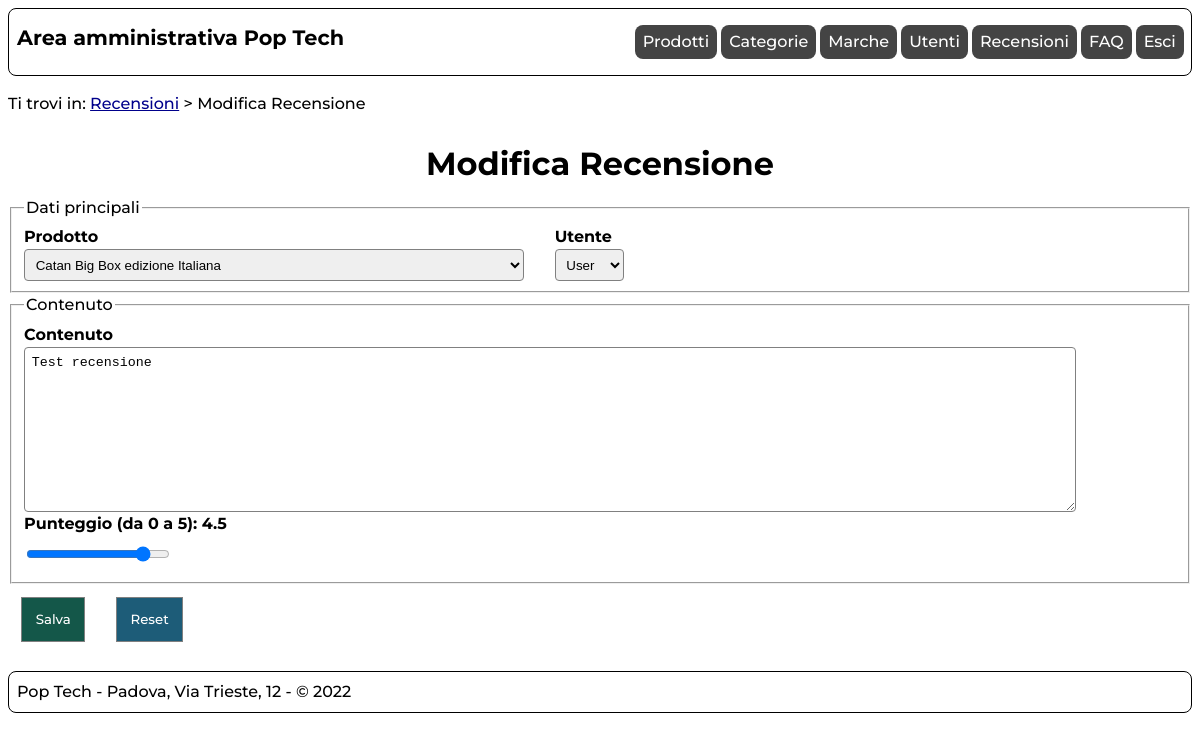
Page /admin/recensione.php?id=1 (signed in) on the earlier database version.
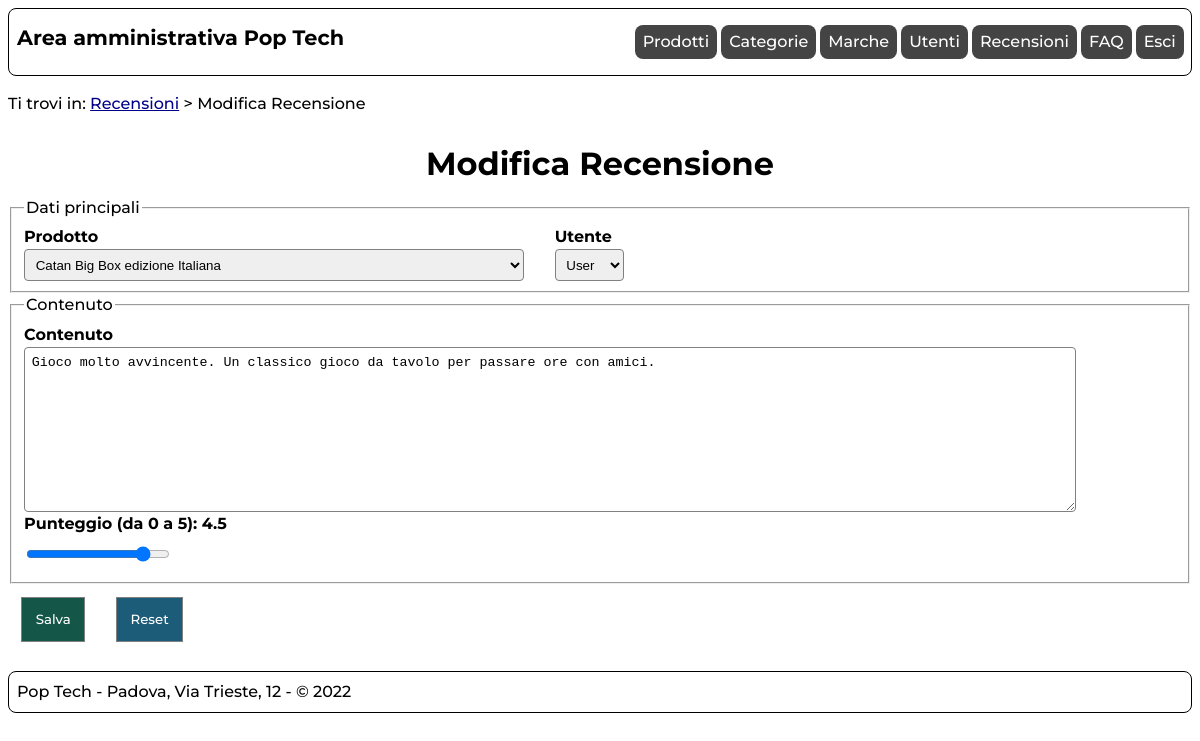
Same page on the later database version.
### tables this page shows
CREATE TABLE `recensione` (
  `ID` int(11) UNSIGNED NOT NULL,
  `prodotto` int(10) UNSIGNED NOT NULL,
  `utente` int(10) UNSIGNED NOT NULL,
  `contenuto` text,
  `punteggio` decimal(2,1) UNSIGNED NOT NULL DEFAULT '0.0'
);

### includes/connection.php (called while the page is built, shortened)
<?php
class DBAccess{
    private $connection;
    public function open_connection(){
        $this->connection = mysqli_connect(DBAccess::HOST_DB, DBAccess::USERNAME, DBAccess::PASSWORD, DBAccess::DATABASE_NAME);
        if(mysqli_connect_errno()) {
            echo "Errore di connessione al database: " . mysqli_connect_error();
            return false;
        }
        else{
            return true;
        }
    }
    public function exec_select_query($query){
        $res = mysqli_query($this->connection, $query) or die("Errore DB: ".mysqli_error($this->connection));
        if(mysqli_num_rows($res)==0){
            return array();
        }else{
            $resArray = array();
            while($row = mysqli_fetch_assoc($res)){
                array_push($resArray,$row);
            }
            return $resArray;
        }
    }
}
?>

### includes/utilities.php (called while the page is built, shortened)
<?php
require_once('connection.php');
function parse_lang(String $string, bool $delete=false){
    if($delete){
        $replaceStart = '';
        $replaceEnd = '';
    }else{
        $replaceStart = '<span lang="${2}">';
        $replaceEnd = '</span>';
    }
    $string = preg_replace('/\[\/.{2}\]/', $replaceEnd, $string);
    $string = preg_replace('/(\[)([a-z]{2})(\])/', $replaceStart, $string);
    return $string;
}
function sanitize($input, $allowed_tags) {
    $input = strip_tags($input, $allowed_tags);
    if(!$allowed_tags)
        $input = htmlentities($input, ENT_QUOTES, 'UTF-8');
    $input = stripslashes($input);
    $input = trim($input);
    return $input;
}
function get_admin_menu(){
    $menu = '<ul>';
    $links = ["index.php","categorie.php","marche.php","utenti.php","recensioni.php","faqs.php"];
    $names = ["Prodotti","Categorie","Marche","Utenti","Recensioni","FAQ"];
    $langs = ["","","","","","en"];
    $nLinks = count($links);
    $strToRemove = "/poptech/admin/";
    $currentPage = str_replace($strToRemove,"",$_SERVER['REQUEST_URI']);
    for($i=0;$i<$nLinks;$i++){
        if($currentPage==$links[$i] || ($currentPage=='' && $links[$i]=='index.php') ){
            $menu .= '<li id="currentLink" '.(($langs[$i])?'lang="'.$langs[$i].'"':'').'>'.$names[$i].'</li>';
        }else{
            $menu .= '<li><a href="'.$links[$i].'" '.(($langs[$i])?'lang="'.$langs[$i].'"':'').'>'.$names[$i].'</a></li>';
        }
    }
    if(isLoggedIn(true)){
        $menu .= '<li><a href="logout.php" class="button">Esci</a></li>';
    }else{
        $menu = '<ul><li><a href="login.php" class="button">Accedi</a></li>';
    }
    $menu .= '</ul>';
    return $menu;
}
function isLoggedIn(bool $isAdmin=false){
    if(isset($_SESSION['user'])){
        $connection = new DBAccess();
        if($connection->open_connection()){
            $id = $_SESSION['user'];
            $users = $connection->exec_select_query("SELECT id,admin FROM utente WHERE id=$id");
            if(count($users)>0){
                $user = $users[0];
                if($isAdmin){
                    return $user['admin']==1;
                }else{
                    return true;
                }
            }else{
                return false;
            }
        }else{
            return false;
        }
    }else{
        return false;
    }
}
?>

### admin/recensione.php (the view, shortened to what the changed rows need)
<?php
    require_once "../includes/connection.php";
    require_once "../includes/utilities.php";
    $template = file_get_contents('layouts/layout.html');
    $form     = file_get_contents('layouts/recensione.html');
    $pageID = 'recensione';
    $title = "Pop Tech";
    $breadcrumbs = '<p>Ti trovi in: <a href="recensioni.php">Recensioni</a> &gt; Nuova recensione</p>';
    $errorsStr = "";
    if(!isLoggedIn(true)){
        $content = getAdminLoggedOutError();
    }else{
        $content = "<h1>Nuova Recensione</h1>";
        $id         = '';
        $utente     = '';
        $prodotto   = '';
        $contenuto  = '';
        $punteggio = '';
        $connection = new DBAccess();
        if($connection->open_connection()){
            $users    = $connection->exec_select_query('SELECT id,nome FROM utente ORDER BY nome;');
            $products = $connection->exec_select_query('SELECT id,nome FROM prodotto ORDER BY nome;');
            if(isset($_POST['submit'])){
                $errors = [];
                $query = "";
                $action = "inserita";
                $utente    = sanitize($_POST['utente'],"");
                $prodotto  = sanitize($_POST['prodotto'],"");
                $contenuto = sanitize($_POST['contenuto'],"<p><em><b><strong><ul><li><ol>");
                $punteggio = floatVal(sanitize($_POST['punteggio'],""));
                if($utente==''){
                    array_push($errors,'<p class="message errorMsg" role="alert">Selezionare un utente.</p>');
                }
                if($prodotto==''){
                    array_push($errors,'<p class="message errorMsg" role="alert">Selezionare un utente.</p>');
                }
                if(count($errors)==0){
                    if(isset($_POST['id']) && intval($_POST['id'])!=0){
                        $id   = intval(sanitize($_POST['id'],""));
                        $query = "UPDATE recensione SET utente=$utente, prodotto=$prodotto, contenuto='$contenuto', punteggio=$punteggio WHERE id=$id";
                        $action = "modificata";
                    }else{
                        $id = '';
                        $query = "INSERT INTO recensione(utente,prodotto,contenuto,punteggio) VALUES ($utente,$prodotto,'$contenuto',$punteggio);";
                    }
                    $queryOK = $connection->exec_alter_query($query);
                    if($queryOK){
                        $content .= '<p class="message successMsg" role="status">Recensione '.$action.' con successo</p>';
                    }else{
                        $content .= '<p class="message errorMsg" role="alert" role="status">Errore durante l\'inserimento. Contatta il supporto tecnico.</p>';
                    }
                }else{
                    $errorsStr = '<ul>';
                    foreach($errors as $error){
                        $errorsStr .= '<li>'.$error.'</li>';
                    }
                    $errorsStr .= '<ul>';
                    $form = str_replace('{{id}}',$id,$form);
                    $utenti = "";
                    foreach($users as $user){
                        $utenti .= '<option value="'.$user['id'].'" '.(($user['id']==$review['utente'])?'selected':'').'>'.$user['nome'].'</option>';
                    }
                    $prodotti = "";
                    foreach($products as $product){
                        $prodotti .= '<option value="'.$product['id'].'" '.(($product['id']==$review['prodotto'])?'selected':'').'>'.parse_lang($product['nome'],true).'</option>';
                    }
                    $form = str_replace('{{utenti}}',$utenti,$form);
                    $form = str_replace('{{prodotti}}',$prodotti,$form);
                    $form = str_replace('{{contenuto}}',$contenuto,$form);
                    $form = str_replace('{{punteggio}}',$punteggio,$form);
                    $form = str_replace('{{errors}}',$errorsStr,$form);
                    $content .= $form;
                }
            }else{
                if(isset($_GET['id']) && intval($_GET['id'])!=0){
                    $id = intval(sanitize($_GET['id'],""));
                    $reviews = $connection->exec_select_query('SELECT * FROM recensione WHERE id='.$id.';');
                    if(isset($reviews[0])){
                        $review = $reviews[0];
                        $content = "<h1>Modifica Recensione</h1>";
                        $breadcrumbs = '<p>Ti trovi in: <a href="recensioni.php">Recensioni</a> &gt; Modifica Recensione</p>';
                        $utente     = $review['utente'];
                        $prodotto   = $review['prodotto'];
                        $contenuto  = $review['contenuto'];
                        $punteggio = $review['punteggio'];
                    }else{
                        $content .= '<p class="message errorMsg" role="alert">Recensione non trovata.</p>';
                    }
                }
                $utenti = "";
                foreach($users as $user){
                    $utenti .= '<option value="'.$user['id'].'" '.(($user['id']==$utente)?'selected':'').'>'.$user['nome'].'</option>';
                }
                $prodotti = "";
                foreach($products as $product){
                    $prodotti .= '<option value="'.$product['id'].'" '.(($product['id']==$prodotto)?'selected':'').'>'.parse_lang($product['nome'],true).'</option>';
                }
                $form = str_replace('{{id}}',$id,$form);
                $form = str_replace('{{utenti}}',$utenti,$form);
                $form = str_replace('{{prodotti}}',$prodotti,$form);
                $form = str_replace('{{contenuto}}',$contenuto,$form);
                $form = str_replace('{{punteggio}}',$punteggio,$form);
                $form = str_replace('{{errors}}',$errorsStr,$form);
                $content .= $form;
            }
        }else{
            $content .= getDBConnectionError(true);
        }
    }
    $menu = get_admin_menu();
    $template = str_replace('{{menu}}',$menu,$template);
    $template = str_replace('{{onload}}','setRangeListener();',$template);
    $template = str_replace('{{pageID}}',$pageID,$template);
    $template = str_replace('{{title}}',$title,$template);
    $template = str_replace('{{breadcrumbs}}',$breadcrumbs,$template);
    $template = str_replace('{{content}}',$content,$template);
    echo $template;
?>

Differences in the rows shown:
changed recensione "Catan Big Box edizione Italiana": contenuto "Test recensione" → "Gioco molto avvincente. Un classico gioco da tavolo per passare ore con amici."
